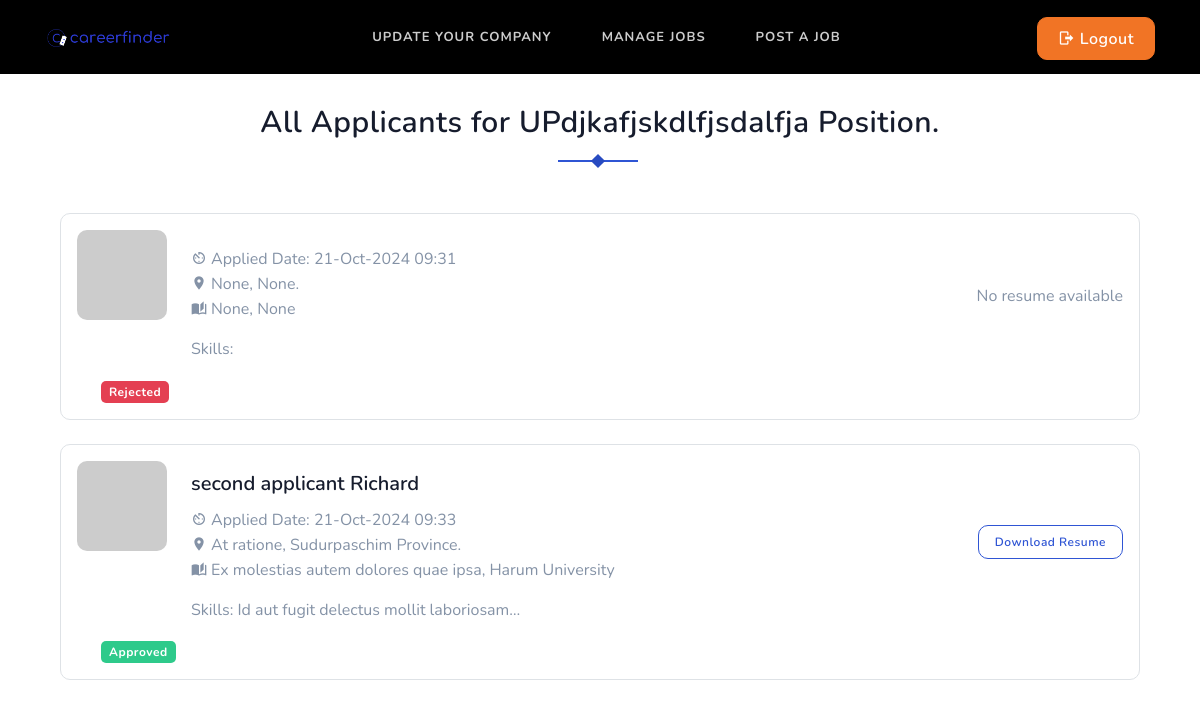
Page /job/6/applicants/ (signed in) on the committed database.
### job/models.py (models this page shows, shortened)
class Job(models.Model):
    JOB_TYPE_CHOICES = [
        ("part-time", "Part Time"),
        ("full-time", "Full Time"),
    ]
    WORK_MODES_CHOICES = [
        ('remote', 'Remote'),
        ('onsite', 'Onsite'),
        ('hybrid', 'Hybrid'),
    ]
    user = models.ForeignKey(User, on_delete=models.CASCADE)
    company = models.ForeignKey(Company, on_delete=models.CASCADE)
    title = models.CharField(max_length=255)
    job_type = models.CharField(max_length=20, choices=JOB_TYPE_CHOICES, default="full-time")
    image = models.ImageField(upload_to="job_images/%y/%m/&=%d", blank=True)
    category = models.ForeignKey(Category, on_delete=models.DO_NOTHING)
    city = models.CharField(max_length=255)
    state = models.ForeignKey(State, on_delete=models.DO_NOTHING, blank=True, null=True)
    salary = models.PositiveIntegerField(blank=True, null=True)
    work_mode = models.CharField(max_length=20, choices=WORK_MODES_CHOICES, default="onsite")
    edu_level = models.CharField(max_length=255)
    experience = models.ForeignKey(Experience, on_delete=models.DO_NOTHING, blank=True, null=True)
    uploaded_date = models.DateTimeField(null=True, blank=True, default=timezone.now)
    email = models.EmailField(max_length=255)
    contact = models.IntegerField()
    description = models.TextField()
    is_available = models.BooleanField(default=True)

class ApplyJob(models.Model):
    STATUS_CHOICES = [
        ("pending", "Pending"),
        ("approved", "Approved"),
        ("rejected", "Rejected"),
    ]
    user = models.ForeignKey(User, on_delete=models.CASCADE)
    job = models.ForeignKey(Job, on_delete=models.CASCADE)
    timestamp = models.DateTimeField(auto_now_add=True)
    status = models.CharField(max_length=20, choices=STATUS_CHOICES)

### resume/models.py (models this page shows, shortened)
class Resume(models.Model):
    SEX_CHOICES = [
        ("male", "Male"),
        ("female", "Female"),
        ("other", "Other")
    ]
    MARITAL_STATUS_CHOICES = [
        ("unmarried", "Unmarried"),
        ("married", "Married"),
    ]
    user = models.OneToOneField(User, on_delete=models.CASCADE)
    first_name = models.CharField(max_length=100)
    middle_name = models.CharField(max_length=100, blank=True)
    last_name = models.CharField(max_length=100)
    date_of_birth = models.DateField(blank=True, null=True)
    sex = models.CharField(max_length=20, choices=SEX_CHOICES, default="other")
    marital_status = models.CharField(max_length=20, choices=MARITAL_STATUS_CHOICES, default="unmarried")
    city = models.CharField(max_length=100, blank=True, null=True)
    state = models.ForeignKey(State, on_delete=models.DO_NOTHING, blank=True, null=True)
    phone = models.CharField(max_length=20, blank=True, null=True)
    website = models.URLField(blank=True, null=True)
    address = models.TextField(blank=True)
    graduation = models.CharField(max_length=100, blank=True, null=True)
    university_college = models.CharField(max_length=100, blank=True, null=True)
    degree_certification = models.CharField(max_length=100, blank=True, null=True)
    level = models.CharField(max_length=50, blank=True)
    course_title = models.CharField(max_length=100, blank=True)
    additional_info = models.TextField(blank=True)
    company_name = models.CharField(max_length=100, blank=True)
    job_position = models.CharField(max_length=100, blank=True)
    location = models.CharField(max_length=100, blank=True)
    date_from = models.DateField(blank=True, null=True)
    date_to = models.DateField(blank=True, null=True)
    skills = models.CharField(max_length=255, blank=True)
    skill_proficiency = models.CharField(max_length=10, blank=True)
    resume_file = models.FileField(upload_to='resume', blank=True)

### users/models.py (models this page shows)
class User(AbstractUser):
    email = models.EmailField(unique=True)
    is_recruiter = models.BooleanField(default=False)
    is_applicant = models.BooleanField(default=False)
    has_resume = models.BooleanField(default=False)
    has_company = models.BooleanField(default=False)

### company/models.py (models this page shows)
class State(models.Model):
    name = models.CharField(max_length=255)
    def __str__(self):
        return self.name

### job/views.py (the view)
# urls.py: path('<int:pk>/applicants/', views.AllApplicantsView.as_view(), name='applicants'),
class AllApplicantsView(ListView):
    model = ApplyJob
    template_name = 'job/all_applicants.html'
    context_object_name = 'applicants'
    def dispatch(self, request, *args, **kwargs):
        if not request.user.is_authenticated:
            messages.warning(request, 'You must be logged in to view applicants.')
            return redirect('login')
        if not request.user.is_recruiter:
            messages.warning(request, 'Permission Denied! You are not authorized to view applicants.')
            return redirect('home')
        return super().dispatch(request, *args, **kwargs)
    def get_queryset(self):
        job = get_object_or_404(Job, pk=self.kwargs['pk'])
        return job.applyjob_set.all()
    def get_context_data(self, **kwargs):
        context = super().get_context_data(**kwargs)
        context['job'] = get_object_or_404(Job, pk=self.kwargs['pk'])
        page = self.request.GET.get("page", 1)
        paginator = Paginator(context['applicants'], 5)
        try:
            applicants = paginator.page(page)
        except PageNotAnInteger:
            applicants = paginator.page(1)
        except EmptyPage:
            applicants = paginator.page(paginator.num_pages)
        context['applicants'] = applicants
        context["title"] = "All Applicants"
        return context

### company/context_processors.py (called while the page is built)
def company_context(request):
    company = None
    if request.user.is_authenticated and request.user.has_company:
        company = Company.objects.filter(user=request.user).first()  # or however you link Company to the user
    return {'company': company}

### resume/context_processors.py (called while the page is built)
def resume_context(request):
    resume = None
    if request.user.is_authenticated and request.user.has_resume:
        resume = Resume.objects.filter(user=request.user).first()
    return {'resume': resume}

### templates/job/all_applicants.html (shortened to what this page needs)
{% extends 'base.html' %}
{% block content %}
    <section class="section pt-0">
        <div class="container">
            <div class="col-12">
            <div class="section-title text-center mb-4 pb-2">
                <h4 class="title title-line pb-1">All Applicants for {{ job.title }} Position.</h4>
            </div>
        </div>
            <div class="row">
                <div class="col-lg-12 col-md-8">
                    <div class="candidates-listing-item">
                        {% for applicant in applicants %}
                            <div class="border mt-4 rounded p-3">
                                <div class="row">
                                    <div class="col-md-9">
                                        <div class="float-left mr-4">
                                            <img src="https://via.placeholder.com/400X400//88929f/5a6270C/O https://placeholder.com/" alt="" class="d-block rounded" height="90">
                                        </div>
                                        <div class="candidates-list-desc overflow-hidden job-single-meta pt-2">
                                            <h5 class="mb-2">
                                                    {{ applicant.user.resume.first_name }}
                                                    {{ applicant.user.resume.last_name }}
                                            </h5>
                                            <ul class="list-unstyled">
                                                <li class="text-muted"><i class="mdi mdi-av-timer mr-1"></i>Applied Date: {{ applicant.timestamp|date:"d-M-Y H:i" }}</li>
                                                <li class="text-muted">
                                                        <i class="mdi mdi-map-marker mr-1"></i>{{ applicant.user.resume.city }}, {{ applicant.user.resume.state }}.
                                                </li>
                                                <li class="text-muted"><i class="mdi mdi-book-open-page-variant mr-1"></i>{{ applicant.user.resume.degree_certification }}, {{ applicant.user.resume.university_college }}</li>
                                            </ul>
                                            <p class="text-muted mt-1 mb-0">Skills: {{ applicant.user.resume.skills|truncatechars:40 }}
                                            </p>
                                        </div>
                                    </div>
                                    <div class="col-md-3 d-flex align-items-center justify-content-end">
                                        <div class="candidates-listing-btn">
                                            {% if applicant.user.resume.resume_file %}
                                                <a href="{{ applicant.user.resume.resume_file.url }}" class="btn btn-primary-outline btn-sm" target="_blank">Download Resume</a>
                                            {% else %}
                                                <span class="text-muted">No resume available</span>
                                            {% endif %}
                                        </div>
                                    </div>
                                    <div class="col-md-12 mt-3 ml-4">
                                        {% if applicant.status == 'approved' %}
                                            <span class="badge badge-success">Approved</span>
                                        {% elif applicant.status == 'rejected' %}
                                            <span class="badge badge-danger">Rejected</span>
                                        {% endif %}
                                    </div>
                                </div>
                            </div>
                        {% empty %}
                            <div class="border rounded p-3">
                                <p>No applicants for this job yet!</p>
                            </div>
                        {% endfor %}
                    </div>
                        <div class="row">
                        </div>
                </div>
            </div>
        </div>
    </section>
{% endblock content%}

### static/css/style.css (style rules this page uses)
.text-muted { color: #8492a6 !important; }
.rounded { border-radius: 10px !important; }
.btn { padding: 8px 20px; outline: none; text-decoration: none; font-size: 16px; letter-spacing: 0.5px; -webkit-transition: all 0.3s; transition: all 0.3s; font-weight: 600; border-radius: 10px; }
.btn.btn-sm { padding: 7px 16px; font-size: 12px; }
.btn.btn-primary-outline { border: 1px solid #2f55d4; color: #2f55d4; background-color: transparent; }
.badge { padding: 5px 8px; border-radius: 5px; letter-spacing: 0.5px; }
.badge.badge-primary, .badge.badge-secondary, .badge.badge-success, .badge.badge-danger, .badge.badge-info, .badge.badge-warning, .badge.badge-dark { color: #ffffff !important; }
.badge.badge-success { background-color: #2eca8b !important; }
.badge.badge-danger { background-color: #e43f52 !important; }
body { font-family: "Nunito", sans-serif; overflow-x: hidden !important; font-size: 16px; color: #161c2d; }
h1, h2, h3, h4, h5, h6, .h1, .h2, .h3, .h4, .h5, .h6 { font-family: "Nunito", sans-serif; line-height: 1.5; font-weight: 600; }
a { text-decoration: none !important; }
p { line-height: 1.6; }
.section { padding: 100px 0; position: relative; }
.section-title { position: relative; }
.section-title .title { letter-spacing: 0.5px; font-size: 30px; }
.section-title .title.title-line:before { content: ""; position: absolute; height: 2px; width: 80px; left: 50%; top: 60px; text-align: center; background: #2f55d4; margin-left: -42px; }
.section-title .title.title-line:after { content: ""; position: absolute; height: 10px; width: 10px; left: 50%; top: 56px; z-index: 1; text-align: center; background: #284bc1; margin-left: -7px; -webkit-transform: rotate(45deg); transform: rotate(45deg); }

### rows in the picture
Job: title "UPdjkafjskdlfjsdalfja"
ApplyJob: timestamp "21-Oct-2024 09:31", user.resume.city "None", user.resume.state "None", user.resume.degree_certification "None", user.resume.university_college "None", shows "No resume available", status "Rejected"
ApplyJob: user.resume.first_name "second applicant", user.resume.last_name "Richard", timestamp "21-Oct-2024 09:33", user.resume.city "At ratione", user.resume.state "Sudurpaschim Province", user.resume.degree_certification "Ex molestias autem dolores quae ipsa", user.resume.university_college "Harum University", user.resume.skills "Id aut fugit delectus mollit laboriosam…", status "Approved"
